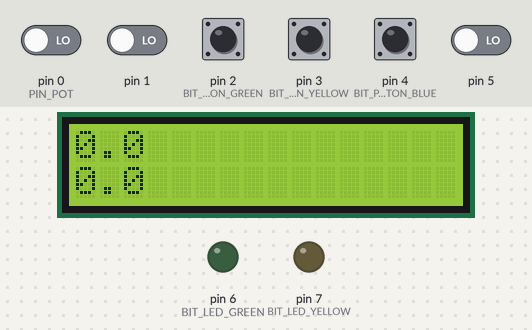
Simulated run of this sketch. Board: Arduino Uno, built with avr-gcc and run on an emulated ATmega328P. On the bench: 16×2 character LCD, output pins drawn as LEDs (lit = HIGH). The inputs (shaded band) are chosen by the test bench; at power-on: pin 2 (BIT_PUSHBUTTON_GREEN), pin 3 (BIT_PUSHBUTTON_YELLOW), pin 4 (BIT_PUSHBUTTON_BLUE) HIGH, pin 0 (PIN_POT), pin 1, pin 5 LOW.

Above: at 1.2 s.
1.3 s: pin 2 (BIT_PUSHBUTTON_GREEN) pulled LOW for 0.15 s
At 1.99 s:
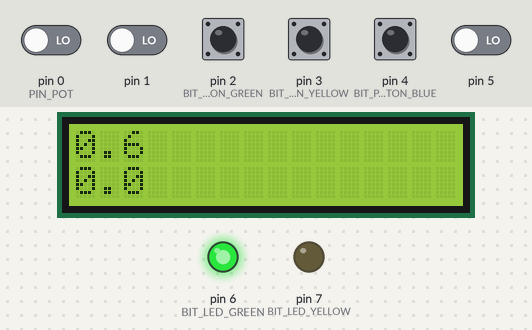
2.0 s: pin 3 (BIT_PUSHBUTTON_YELLOW) pulled LOW for 0.15 s
At 2.11 s:
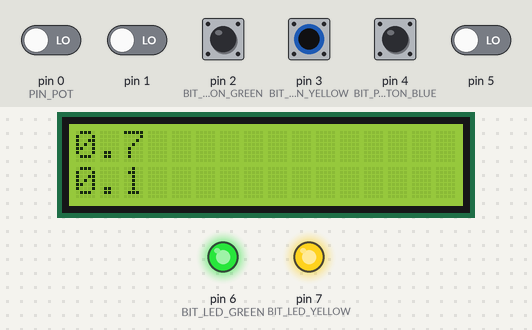
2.7 s: pin 2 (BIT_PUSHBUTTON_GREEN) pulled LOW for 1 s
At 2.81 s:
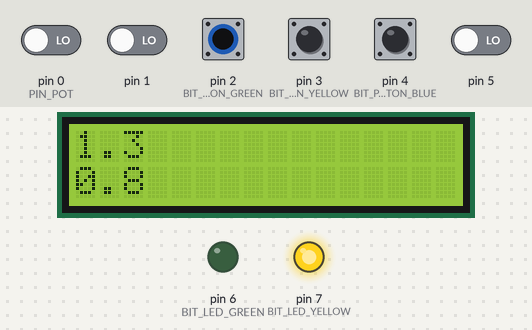
4.3 s: pin 4 (BIT_PUSHBUTTON_BLUE) pulled LOW for 0.15 s
At 4.9 s:
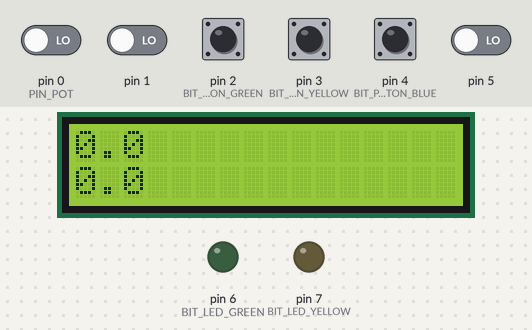
5.9 s: pin 3 (BIT_PUSHBUTTON_YELLOW) pulled LOW for 1 s
At 6.01 s:
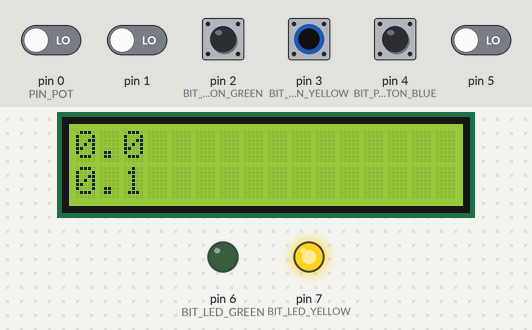
7.5 s: pin 4 (BIT_PUSHBUTTON_BLUE) pulled LOW for 1 s
At 7.53 s:
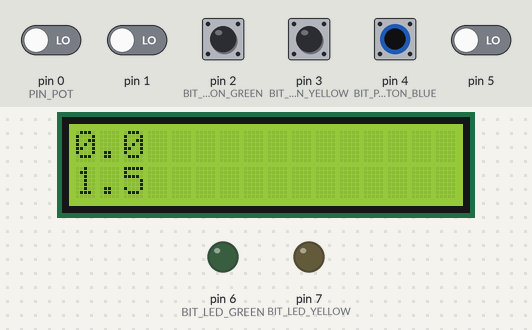
Timing chart, 0 to 10.5 s (numbered marks = the images above; inputs shaded):
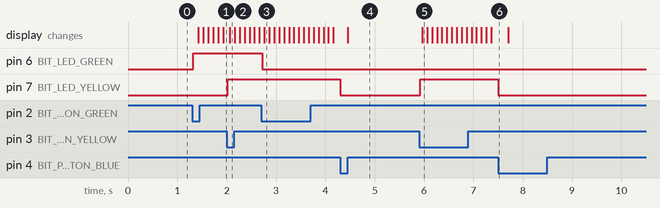

The sketch:

Exam_2.ino
```cpp
#include <LiquidCrystal.h>

LiquidCrystal lcd(13, 12, 11, 10, 9, 8);

#define LINE_0 0
#define LINE_1 1
#define PIN_POT 0

#define REG_PORT_LED_YELLOW PORTD
#define BIT_LED_YELLOW 7
#define REG_PORT_LED_GREEN PORTD
#define BIT_LED_GREEN 6

#define REG_PORT_PUSHBUTTON_YELLOW PORTD
#define REG_PIN_PUSHBUTTON_YELLOW PIND
#define BIT_PUSHBUTTON_YELLOW 3
#define REG_PORT_PUSHBUTTON_GREEN PORTD
#define REG_PIN_PUSHBUTTON_GREEN PIND
#define BIT_PUSHBUTTON_GREEN 2
#define REG_PORT_PUSHBUTTON_BLUE PORTD
#define REG_PIN_PUSHBUTTON_BLUE PIND
#define BIT_PUSHBUTTON_BLUE 4

// Using a 16 MHz clock, we want 0.1 second interrupts();
// Timer 1 used for the Yellow Timer
// Legal values are 0 to 65536
// Prescalar 1 --> 1,600,00
// Prescalar 8 --> 200,000
// Prescalar 64 --> 25,000      // Highest possible legal value
// Prescalar 256 --> 6250
// Prescalar 1024 --> 1562.5    // Try to avoid non-integers
// Tiemr 2 used for the Green Timer (use 0.001 second interrupts)
// Legal values are 0 to 256
// Prescalar 1 --> 16,000
// Prescalar 8 --> 2000
// Prescalar 64 --> 250      // Highest possible legal value

#define TIMER_1_START 0
#define TIMER_1_COMPARE 25000
#define TIMER_2_START 0
#define TIMER_2_COMPARE 250

#define PIN_PUSHBUTTON_GREEN 2
#define PIN_PUSHBUTTON_YELLOW 3
#define PIN_PUSHBUTTON_BLUE 4
#define PIN_LED_GREEN 6
#define PIN_LED_YELLOW 7

volatile int mainEventFlags = 0;
#define FLAG_YELLOW_PUSHBUTTON 0x01
#define FLAG_GREEN_PUSHBUTTON 0x02

unsigned long yellowTimerTenthsSecond;
uint8_t isYellowTimerRunning = 0;
unsigned long greenTimerThousandthsSecond;
uint8_t isGreenTimerRunning = 0;

int yellowDebounceMs = 0;
int greenDebounceMs = 0;

volatile uint8_t portdhistory = 0xFF;

void setup() {
  lcd.begin(16, 2);

  REG_PORT_PUSHBUTTON_YELLOW |= _BV(BIT_PUSHBUTTON_YELLOW);
  REG_PORT_PUSHBUTTON_GREEN |= _BV(BIT_PUSHBUTTON_GREEN);
  REG_PORT_PUSHBUTTON_BLUE |= _BV(BIT_PUSHBUTTON_BLUE);

  PCICR = _BV(PCIE2);
  PCMSK2 = _BV(PCINT19) | _BV(PCINT18);

  DDRD = _BV(BIT_LED_GREEN) | _BV(BIT_LED_YELLOW);

  REG_PORT_LED_YELLOW &= ~_BV(BIT_LED_YELLOW);
  REG_PORT_LED_GREEN &= ~_BV(BIT_LED_GREEN);

  // Timer 1 setup
  TCCR1A = 0;  // Reset Timer1 Control Reg A
  TCCR2A = 0;  // Reset Timer1 Control Reg A
  // Set to prescaler of 64
  TCCR1B &= ~_BV(CS12);
  TCCR1B |= _BV(CS11);
  TCCR1B |= _BV(CS10);

  TCCR2B &= ~_BV(CS22);
  TCCR2B |= _BV(CS21);
  TCCR2B |= _BV(CS20);
  //TCCR1B = 0x04;  // Same code but shorter
  // Reset Timer1 and set compare value
  TCNT1 = TIMER_1_START;
  OCR1A = TIMER_1_COMPARE;  // Reset Timer1 and set compare value
  TIMSK1 = _BV(OCIE1A);     // Enable Timer1 overflow interrupt

  TCNT2 = TIMER_2_START;
  OCR2A = TIMER_2_COMPARE;  // Reset Timer1 and set compare value
  TIMSK2 = _BV(OCIE1A);     // Enable Timer1 overflow interrupt
  sei();                    // Enable global interrupts
}

void loop() {
  if (mainEventFlags & FLAG_GREEN_PUSHBUTTON) {
    delay(20);
    mainEventFlags &= ~FLAG_GREEN_PUSHBUTTON;
    if (bit_is_clear(REG_PIN_PUSHBUTTON_GREEN, BIT_PUSHBUTTON_GREEN)) {
      // Do the action!
      isGreenTimerRunning = !isGreenTimerRunning;

      REG_PORT_LED_GREEN ^= _BV(BIT_LED_GREEN);
    }
  }

  if (mainEventFlags & FLAG_YELLOW_PUSHBUTTON) {
    delay(20);
    mainEventFlags &= ~FLAG_YELLOW_PUSHBUTTON;
    if (bit_is_clear(REG_PIN_PUSHBUTTON_YELLOW, BIT_PUSHBUTTON_YELLOW)) {
      // Do the action!
      isYellowTimerRunning = !isYellowTimerRunning;
      REG_PORT_LED_YELLOW ^= _BV(BIT_LED_YELLOW);
    }
  }

  if (bit_is_clear(REG_PIN_PUSHBUTTON_BLUE, BIT_PUSHBUTTON_BLUE)) {
    // Do the action!
    REG_PORT_LED_YELLOW &= ~_BV(BIT_LED_YELLOW);
    REG_PORT_LED_GREEN &= ~_BV(BIT_LED_GREEN);
    lcd.clear();
    isYellowTimerRunning = 0;
    yellowTimerTenthsSecond = 0;
    isGreenTimerRunning = 0;
    greenTimerThousandthsSecond = 0;
  }
  yellowDebounceMs++;
   greenDebounceMs++;
  updateLcd();
  // delay(100);
}

void updateLcd() {
  lcd.setCursor(0, LINE_1);
  lcd.print(yellowTimerTenthsSecond / 10);
  lcd.print(".");
  lcd.print(yellowTimerTenthsSecond % 10);

  lcd.setCursor(0, LINE_0);
  lcd.print(greenTimerThousandthsSecond / 1998);
  lcd.print(".");
  lcd.print(greenTimerThousandthsSecond * 5 / 999 % 10);
  //lcd.print("    ");
}

ISR(TIMER1_COMPA_vect) {
  TCNT1 = TIMER_1_START;
  if (isYellowTimerRunning) {
    yellowTimerTenthsSecond++;
  }
}

ISR(TIMER2_COMPA_vect) {
  TCNT2 = TIMER_2_START;
  if (isGreenTimerRunning) {
    greenTimerThousandthsSecond++;
  }
}

ISR(PCINT2_vect) {
  // ISR called means that RD0, RD1, RD2, or RD3 changed.
  uint8_t changedbits;
  changedbits = PIND ^ portdhistory;  // All pins are on port D
  portdhistory = PIND;
  if (changedbits & _BV(BIT_PUSHBUTTON_YELLOW)) {
    if ((yellowDebounceMs > 30)) {
      if (bit_is_clear(REG_PIN_PUSHBUTTON_YELLOW, BIT_PUSHBUTTON_YELLOW)) {
        mainEventFlags |= FLAG_YELLOW_PUSHBUTTON;
        greenDebounceMs = 0;
      }
    }
  }
  if (changedbits & _BV(BIT_PUSHBUTTON_GREEN)) {
    if (yellowDebounceMs > 30) {
      if (bit_is_clear(REG_PIN_PUSHBUTTON_GREEN, BIT_PUSHBUTTON_GREEN)) {
        mainEventFlags |= FLAG_GREEN_PUSHBUTTON;
        yellowDebounceMs = 0;
      }
    }
  }
}
```

Measured:
- after the input at 1.3 s, pin 6 (BIT_LED_GREEN): LOW → HIGH at once; the display: first changes after 0.12 s (image 1 shows a later state)
- after the input at 2.0 s, pin 7 (BIT_LED_YELLOW): LOW → HIGH at once
- after the input at 2.7 s, pin 6 (BIT_LED_GREEN): HIGH → LOW at once
- after the input at 4.3 s, pin 7 (BIT_LED_YELLOW): HIGH → LOW at once
- after the input at 5.9 s, pin 7 (BIT_LED_YELLOW): LOW → HIGH at once; the display: changes after 0.06 s (image 5)
- after the input at 7.5 s, pin 7 (BIT_LED_YELLOW): HIGH → LOW at once
